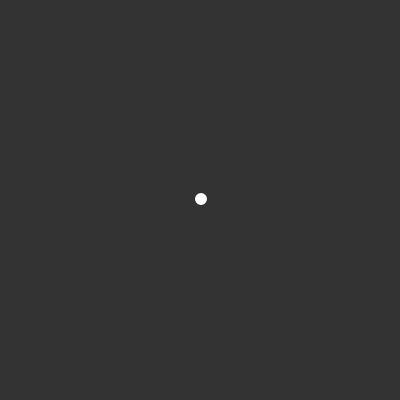
Frame 1 (no input)
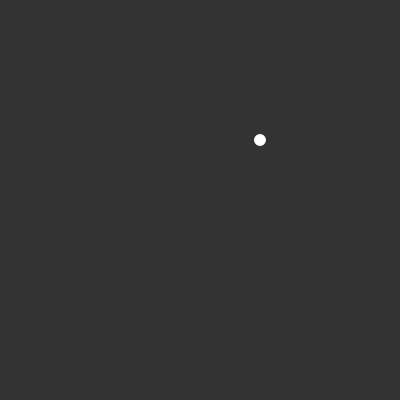
Frame 60 (no input)
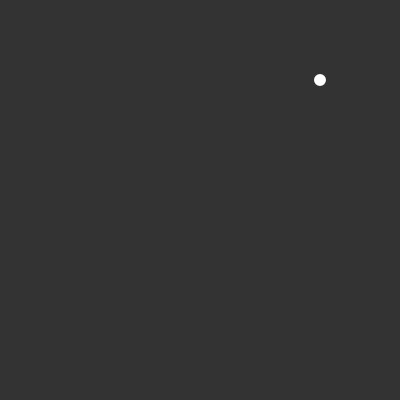
Frame 120 (the mouse pressed at the canvas centre since frame 60)

The p5.js sketch that drew these frames (run headless with seeded random() and noise() and a simulated clock; from frame 60 on, the mouse is pressed at the canvas centre):

// p5.js sketch
// ── sketch.js
let walker;

function setup() {
  createCanvas(400, 400);
  // background(51);

  walker = new Walker(width * 0.5, height * 0.5);
}

function draw() {
  background(51);

  walker.update();
  walker.show();
}

// ── walker.js
class Walker {
  constructor(x, y) {
    this.position = createVector(x, y);
    this.velocity = createVector(1, -1);
  }

  update() {
    // use the p5js vector function add() to add position and velocity
    this.position.add(this.velocity);
  }

  show() {
    stroke(255);
    strokeWeight(2);

    // point(this.position.x, this.position.y);

    ellipse(this.position.x, this.position.y, 10, 10);
  }
}
